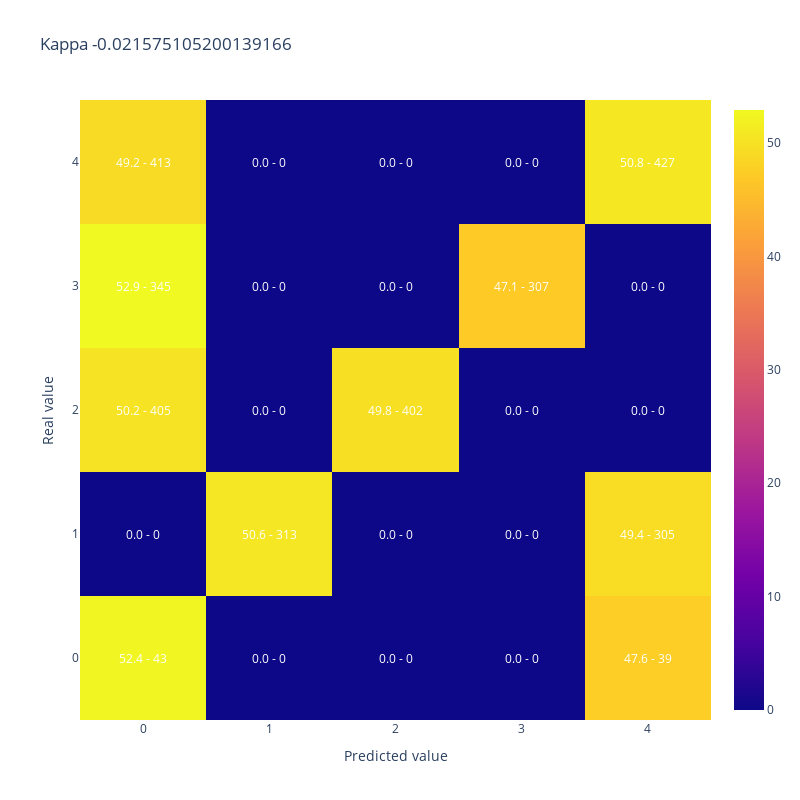

Here is the notebook cell this chart was saved with:
### Code cell
#A modo de ejemplo muestro kappa y matriz de confusion para 50% de aciertos donde los errores quedan lejos de la clase correcta
y_simulado_lejos = [y_test.iloc[sample] if random_list[sample]<50/100 else y_lejos[sample] for sample in range(len(y_test))]

display(plot_confusion_matrix(y_test,y_simulado_lejos, 
                              title = "Kappa " + str(cohen_kappa_score(y_test,y_simulado_lejos, weights = 'quadratic'))))

### Figure 1 — Plotly figure (JSON) as saved in the notebook; plotly's stock layout.template omitted (floating-point values rounded to 4 significant figures)
{"data": [{"type": "heatmap", "x": [0, 1, 2, 3, 4], "y": [0, 1, 2, 3, 4], "z": [[52.44, 0.0, 0.0, 0.0, 47.56], [0.0, 50.65, 0.0, 0.0, 49.35], [50.19, 0.0, 49.81, 0.0, 0.0], [52.91, 0.0, 0.0, 47.09, 0.0], [49.17, 0.0, 0.0, 0.0, 50.83]]}], "layout": {"annotations": [{"font": {"color": "white"}, "showarrow": false, "text": "52.4 - 43", "x": 0, "xref": "x", "y": 0, "yref": "y"}, {"font": {"color": "white"}, "showarrow": false, "text": "0.0 - 0", "x": 1, "xref": "x", "y": 0, "yref": "y"}, {"font": {"color": "white"}, "showarrow": false, "text": "0.0 - 0", "x": 2, "xref": "x", "y": 0, "yref": "y"}, {"font": {"color": "white"}, "showarrow": false, "text": "0.0 - 0", "x": 3, "xref": "x", "y": 0, "yref": "y"}, {"font": {"color": "white"}, "showarrow": false, "text": "47.6 - 39", "x": 4, "xref": "x", "y": 0, "yref": "y"}, {"font": {"color": "white"}, "showarrow": false, "text": "0.0 - 0", "x": 0, "xref": "x", "y": 1, "yref": "y"}, {"font": {"color": "white"}, "showarrow": false, "text": "50.6 - 313", "x": 1, "xref": "x", "y": 1, "yref": "y"}, {"font": {"color": "white"}, "showarrow": false, "text": "0.0 - 0", "x": 2, "xref": "x", "y": 1, "yref": "y"}, {"font": {"color": "white"}, "showarrow": false, "text": "0.0 - 0", "x": 3, "xref": "x", "y": 1, "yref": "y"}, {"font": {"color": "white"}, "showarrow": false, "text": "49.4 - 305", "x": 4, "xref": "x", "y": 1, "yref": "y"}, {"font": {"color": "white"}, "showarrow": false, "text": "50.2 - 405", "x": 0, "xref": "x", "y": 2, "yref": "y"}, {"font": {"color": "white"}, "showarrow": false, "text": "0.0 - 0", "x": 1, "xref": "x", "y": 2, "yref": "y"}, {"font": {"color": "white"}, "showarrow": false, "text": "49.8 - 402", "x": 2, "xref": "x", "y": 2, "yref": "y"}, {"font": {"color": "white"}, "showarrow": false, "text": "0.0 - 0", "x": 3, "xref": "x", "y": 2, "yref": "y"}, {"font": {"color": "white"}, "showarrow": false, "text": "0.0 - 0", "x": 4, "xref": "x", "y": 2, "yref": "y"}, {"font": {"color": "white"}, "showarrow": false, "text": "52.9 - 345", "x": 0, "xref": "x", "y": 3, "yref": "y"}, {"font": {"color": "white"}, "showarrow": false, "text": "0.0 - 0", "x": 1, "xref": "x", "y": 3, "yref": "y"}, {"font": {"color": "white"}, "showarrow": false, "text": "0.0 - 0", "x": 2, "xref": "x", "y": 3, "yref": "y"}, {"font": {"color": "white"}, "showarrow": false, "text": "47.1 - 307", "x": 3, "xref": "x", "y": 3, "yref": "y"}, {"font": {"color": "white"}, "showarrow": false, "text": "0.0 - 0", "x": 4, "xref": "x", "y": 3, "yref": "y"}, {"font": {"color": "white"}, "showarrow": false, "text": "49.2 - 413", "x": 0, "xref": "x", "y": 4, "yref": "y"}, {"font": {"color": "white"}, "showarrow": false, "text": "0.0 - 0", "x": 1, "xref": "x", "y": 4, "yref": "y"}, {"font": {"color": "white"}, "showarrow": false, "text": "0.0 - 0", "x": 2, "xref": "x", "y": 4, "yref": "y"}, {"font": {"color": "white"}, "showarrow": false, "text": "0.0 - 0", "x": 3, "xref": "x", "y": 4, "yref": "y"}, {"font": {"color": "white"}, "showarrow": false, "text": "50.8 - 427", "x": 4, "xref": "x", "y": 4, "yref": "y"}], "height": 800, "title": {"text": "Kappa -0.021575105200139166"}, "width": 800, "xaxis": {"title": {"text": "Predicted value"}}, "yaxis": {"title": {"text": "Real value"}}}}
